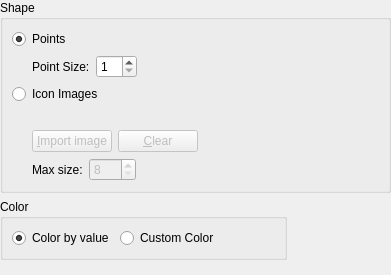
<?xml version="1.0" encoding="UTF-8"?>
<ui version="4.0">
 <class>GeoDataPointGroup_DisplaySettingWidget</class>
 <widget class="QWidget" name="GeoDataPointGroup_DisplaySettingWidget">
  <property name="geometry">
   <rect>
    <x>0</x>
    <y>0</y>
    <width>391</width>
    <height>275</height>
   </rect>
  </property>
  <property name="windowTitle">
   <string>Form</string>
  </property>
  <layout class="QVBoxLayout" name="verticalLayout" stretch="0,0,0,1">
   <property name="spacing">
    <number>6</number>
   </property>
   <property name="leftMargin">
    <number>0</number>
   </property>
   <property name="topMargin">
    <number>0</number>
   </property>
   <property name="rightMargin">
    <number>0</number>
   </property>
   <property name="bottomMargin">
    <number>0</number>
   </property>
   <item>
    <widget class="QGroupBox" name="shapeGroupBox">
     <property name="title">
      <string>Shape</string>
     </property>
     <layout class="QVBoxLayout" name="verticalLayout_3">
      <item>
       <widget class="QRadioButton" name="pointsRadioButton">
        <property name="text">
         <string>Points</string>
        </property>
        <property name="checked">
         <bool>true</bool>
        </property>
       </widget>
      </item>
      <item>
       <layout class="QHBoxLayout" name="horizontalLayout_2">
        <item>
         <spacer name="horizontalSpacer_3">
          <property name="orientation">
           <enum>Qt::Horizontal</enum>
          </property>
          <property name="sizeType">
           <enum>QSizePolicy::Fixed</enum>
          </property>
          <property name="sizeHint" stdset="0">
           <size>
            <width>20</width>
            <height>20</height>
           </size>
          </property>
         </spacer>
        </item>
        <item>
         <widget class="QLabel" name="pointSizeLabel">
          <property name="text">
           <string>Point Size:</string>
          </property>
         </widget>
        </item>
        <item>
         <widget class="QSpinBox" name="pointSizeSpinBox">
          <property name="minimum">
           <number>1</number>
          </property>
         </widget>
        </item>
        <item>
         <spacer name="horizontalSpacer_2">
          <property name="orientation">
           <enum>Qt::Horizontal</enum>
          </property>
          <property name="sizeHint" stdset="0">
           <size>
            <width>40</width>
            <height>20</height>
           </size>
          </property>
         </spacer>
        </item>
       </layout>
      </item>
      <item>
       <widget class="QRadioButton" name="imagesRadioButton">
        <property name="text">
         <string>Icon Images</string>
        </property>
       </widget>
      </item>
      <item>
       <layout class="QHBoxLayout" name="horizontalLayout_7">
        <item>
         <spacer name="horizontalSpacer_4">
          <property name="orientation">
           <enum>Qt::Horizontal</enum>
          </property>
          <property name="sizeType">
           <enum>QSizePolicy::Fixed</enum>
          </property>
          <property name="sizeHint" stdset="0">
           <size>
            <width>20</width>
            <height>20</height>
           </size>
          </property>
         </spacer>
        </item>
        <item>
         <layout class="QVBoxLayout" name="verticalLayout_2">
          <item>
           <widget class="QLabel" name="imageLabel">
            <property name="text">
             <string/>
            </property>
           </widget>
          </item>
          <item>
           <layout class="QHBoxLayout" name="horizontalLayout_3">
            <item>
             <widget class="QPushButton" name="importImageButton">
              <property name="enabled">
               <bool>false</bool>
              </property>
              <property name="text">
               <string>&amp;Import image</string>
              </property>
             </widget>
            </item>
            <item>
             <widget class="QPushButton" name="clearImageButton">
              <property name="enabled">
               <bool>false</bool>
              </property>
              <property name="text">
               <string>&amp;Clear</string>
              </property>
             </widget>
            </item>
            <item>
             <spacer name="horizontalSpacer_5">
              <property name="orientation">
               <enum>Qt::Horizontal</enum>
              </property>
              <property name="sizeHint" stdset="0">
               <size>
                <width>40</width>
                <height>20</height>
               </size>
              </property>
             </spacer>
            </item>
           </layout>
          </item>
          <item>
           <layout class="QHBoxLayout" name="horizontalLayout_5">
            <item>
             <widget class="QLabel" name="maxSizeLabel">
              <property name="text">
               <string>Max size:</string>
              </property>
             </widget>
            </item>
            <item>
             <widget class="QSpinBox" name="maxSizeSpinBox">
              <property name="enabled">
               <bool>false</bool>
              </property>
              <property name="minimum">
               <number>8</number>
              </property>
              <property name="maximum">
               <number>512</number>
              </property>
             </widget>
            </item>
            <item>
             <widget class="TooltipLabel" name="maxSizeHintLabel">
              <property name="toolTip">
               <string>When the width or height of the imported image is larger than Max size, the image is automatically shrinked so that the width or height becomes equal to the max size.</string>
              </property>
              <property name="text">
               <string/>
              </property>
             </widget>
            </item>
            <item>
             <spacer name="horizontalSpacer_8">
              <property name="orientation">
               <enum>Qt::Horizontal</enum>
              </property>
              <property name="sizeHint" stdset="0">
               <size>
                <width>40</width>
                <height>20</height>
               </size>
              </property>
             </spacer>
            </item>
           </layout>
          </item>
         </layout>
        </item>
       </layout>
      </item>
     </layout>
    </widget>
   </item>
   <item>
    <layout class="QHBoxLayout" name="horizontalLayout_4">
     <item>
      <widget class="QGroupBox" name="colorGroupBox">
       <property name="title">
        <string>Color</string>
       </property>
       <layout class="QHBoxLayout" name="horizontalLayout">
        <item>
         <widget class="QRadioButton" name="byValueRadioButton">
          <property name="locale">
           <locale language="English" country="UnitedStates"/>
          </property>
          <property name="text">
           <string>Color by value</string>
          </property>
          <property name="checked">
           <bool>true</bool>
          </property>
         </widget>
        </item>
        <item>
         <widget class="QRadioButton" name="arbitraryRadioButton">
          <property name="text">
           <string>Custom Color</string>
          </property>
         </widget>
        </item>
        <item>
         <widget class="ColorEditWidget" name="colorEditWidget">
          <property name="minimumSize">
           <size>
            <width>50</width>
            <height>0</height>
           </size>
          </property>
         </widget>
        </item>
       </layout>
      </widget>
     </item>
     <item>
      <spacer name="horizontalSpacer_6">
       <property name="orientation">
        <enum>Qt::Horizontal</enum>
       </property>
       <property name="sizeHint" stdset="0">
        <size>
         <width>40</width>
         <height>20</height>
        </size>
       </property>
      </spacer>
     </item>
    </layout>
   </item>
   <item>
    <widget class="TransparencyWidget" name="transparencyWidget" native="true"/>
   </item>
   <item>
    <spacer name="verticalSpacer">
     <property name="orientation">
      <enum>Qt::Vertical</enum>
     </property>
     <property name="sizeType">
      <enum>QSizePolicy::Minimum</enum>
     </property>
     <property name="sizeHint" stdset="0">
      <size>
       <width>20</width>
       <height>0</height>
      </size>
     </property>
    </spacer>
   </item>
  </layout>
 </widget>
 <customwidgets>
  <customwidget>
   <class>ColorEditWidget</class>
   <extends>QLabel</extends>
   <header>guibase/widget/coloreditwidget.h</header>
   <container>1</container>
  </customwidget>
  <customwidget>
   <class>TransparencyWidget</class>
   <extends>QWidget</extends>
   <header>guibase/widget/transparencywidget.h</header>
   <container>1</container>
  </customwidget>
  <customwidget>
   <class>TooltipLabel</class>
   <extends>QLabel</extends>
   <header>guibase/tooltiplabel.h</header>
  </customwidget>
 </customwidgets>
 <resources/>
 <connections>
  <connection>
   <sender>pointsRadioButton</sender>
   <signal>toggled(bool)</signal>
   <receiver>colorGroupBox</receiver>
   <slot>setEnabled(bool)</slot>
   <hints>
    <hint type="sourcelabel">
     <x>36</x>
     <y>46</y>
    </hint>
    <hint type="destinationlabel">
     <x>36</x>
     <y>196</y>
    </hint>
   </hints>
  </connection>
  <connection>
   <sender>imagesRadioButton</sender>
   <signal>toggled(bool)</signal>
   <receiver>importImageButton</receiver>
   <slot>setEnabled(bool)</slot>
   <hints>
    <hint type="sourcelabel">
     <x>94</x>
     <y>96</y>
    </hint>
    <hint type="destinationlabel">
     <x>112</x>
     <y>146</y>
    </hint>
   </hints>
  </connection>
  <connection>
   <sender>imagesRadioButton</sender>
   <signal>toggled(bool)</signal>
   <receiver>clearImageButton</receiver>
   <slot>setEnabled(bool)</slot>
   <hints>
    <hint type="sourcelabel">
     <x>110</x>
     <y>96</y>
    </hint>
    <hint type="destinationlabel">
     <x>142</x>
     <y>124</y>
    </hint>
   </hints>
  </connection>
  <connection>
   <sender>imagesRadioButton</sender>
   <signal>toggled(bool)</signal>
   <receiver>maxSizeSpinBox</receiver>
   <slot>setEnabled(bool)</slot>
   <hints>
    <hint type="sourcelabel">
     <x>49</x>
     <y>96</y>
    </hint>
    <hint type="destinationlabel">
     <x>140</x>
     <y>174</y>
    </hint>
   </hints>
  </connection>
 </connections>
</ui>
